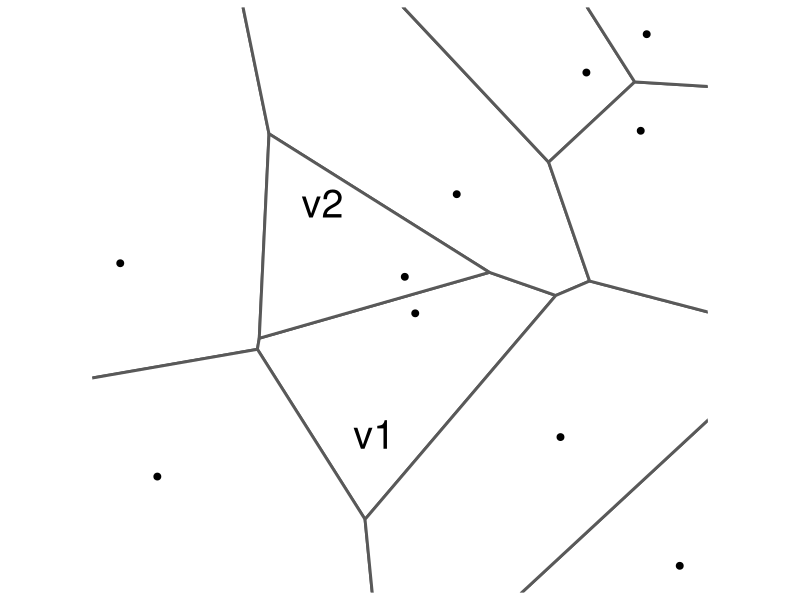

This chart was generated by the following R code: (Note: this script raises an error after producing the figure.)


# -------------------------------------------------------------------------
# Example graphs for bayesian model of spatial mapping --------------------
# -------------------------------------------------------------------------


library(tidyverse)
library(sf)


# Declare functions -------------------------------------------------------

grid_intersection <- function(voronoi,grid, grid_var = "grid_id",
                              antenna_var = "nidt"){
  
  # Ensure we have sf objects
  if (!('sf' %in% class(voronoi))) voronoi <- voronoi %>% sf::st_as_sf()
  if (!('sf' %in% class(grid))) grid <- grid %>% sf::st_as_sf()
  
  # Put in Lambert 93 to get meter unit
  grid <- grid %>% sf::st_transform(2154)
  voronoi_sf <- voronoi %>% sf::st_transform(sf::st_crs(grid))

  # Compute intersection area (m^2)
  pi <- grid %>% sf::st_intersection(voronoi_sf)
  pi <- pi %>% dplyr::mutate(area = sf::st_area(.) %>% as.numeric())
  
  # Transform that as intersection area
  pi2 <- pi %>% dplyr::group_by(!!rlang::sym(antenna_var)) %>%
    dplyr::summarise(area2 = sum(.data$area)) %>%
    sf::st_set_geometry(NULL) %>% dplyr::as_tibble()
  
  # Compute intersection area
  pi3 <- pi %>% sf::st_set_geometry(NULL) %>% dplyr::left_join(pi2) %>%
    dplyr::mutate(proba = .data$area/.data$area2) %>%
    dplyr::select(!!c(grid_var, antenna_var, "proba", "area", "area2"))
  
  # Arrange
  pi3 <- pi3 %>% dplyr::tbl_df(.) %>%
    tidyr::unite_("id", c(antenna_var, grid_var), sep = ":") %>%
    dplyr::rename(S_intersect = .data$area, S_tot = .data$area2) %>%
    dplyr::select(.data$id, .data$proba, .data$S_intersect, .data$S_tot)
  
  return(pi3)
}

compute_voronoi <- function(df){
  
  # function to get polygon from boundary box
  bbox_polygon <- function(x) {
    bb <- sf::st_bbox(x)
    
    p <- matrix(
      c(bb["xmin"], bb["ymin"], 
        bb["xmin"], bb["ymax"],
        bb["xmax"], bb["ymax"], 
        bb["xmax"], bb["ymin"], 
        bb["xmin"], bb["ymin"]),
      ncol = 2, byrow = T
    )
    
    sf::st_polygon(list(p))
  }
  
  box <- st_sfc(bbox_polygon(df))
  
  v <- st_voronoi(st_union(df), box)
  v <- st_cast(v)
  
  box <- st_sfc(bbox_polygon(v))
  
  
  return(list(df,v %>% st_sf(.),box))
}


plot_voronoi <- function(data, 
                         plot_proba = TRUE,
                         filename = NULL){
  
  bbox <- st_bbox(data[[1]])

  d2 <- data[[2]] %>% st_sf(.) %>% mutate(info = 1:10) %>% mutate(col = (info==6 | info == 2)) %>%
      mutate(pv = as.numeric(col) - 1/3*as.numeric(info==6) - 2/3*as.numeric(info==2))

  if (plot_proba) {
    p <-  ggplot() +
      geom_sf(data = d2, aes(fill = as.numeric(pv)), lwd = 1) +
      scale_fill_gradient(low = "white", high = "#6E0707") +
      geom_sf(data = data[[1]], size = 2) +
      #geom_sf(data = data[[4]], fill = NA, alpha = 0.3, color = "darkblue") +
      coord_sf(datum = NA) +
      theme_bw() +
      theme(axis.text.x = element_blank(),
            axis.text.y = element_blank(),
            axis.ticks = element_blank(),
            rect = element_blank()) +
      xlim(bbox["xmin"],bbox["xmax"]) +
      ylim(bbox["ymin"],bbox["ymax"]) +
      theme(legend.position="none")
  } else {
    
    d2 <- d2 %>% 
      mutate(v_j = NA,
             v_j = case_when(info == 2 ~ "v1",
                             info == 6 ~ "v2"))
    
    p <-  ggplot() +
      geom_sf(data = d2, aes(fill = as.numeric(pv)), lwd = 1) +
      scale_fill_gradient(low = "white", high = "white") +
      geom_sf(data = data[[1]], size = 2) +
      coord_sf(datum = NA) +
      geom_sf_text(data = d2, aes(label = v_j), 
                   position = "identity", 
                   show.legend = F,
                   size = 10) +
      theme_bw() +
      theme(axis.title.x = element_blank(),
            axis.title.y = element_blank(),
            axis.ticks = element_blank(),
            rect = element_blank()) +
      xlim(bbox["xmin"],bbox["xmax"]) +
      ylim(bbox["ymin"],bbox["ymax"]) +
      theme(legend.position="none")
  }

  if (is.null(filename)) return(p)
  
  p + ggsave(filename, device = "png", width = 7, height = 6)
}


plot_grid <- function(data, 
                      plot_number = NULL, 
                      prior = FALSE,
                      plot_prior = FALSE,
                      filename = NULL) {
  
  bbox <- st_bbox(data[[1]])
  
  # Grid data
  d1 <- data[[4]] %>% mutate(grid_id = paste0("grid_", 1:400)) %>%
    st_set_crs(2154)
  
  # Voronoi data
  d2 <- data[[2]] %>% st_sf(.) %>% mutate(info = 1:10) %>% mutate(col = (info==6 | info == 2)) %>%
    mutate(pv = as.numeric(col) - 1/3*as.numeric(info==6) - 2/3*as.numeric(info==2)) %>%
    mutate(voronoi_id = paste0("voronoi_", 1:10)) %>%
    st_set_crs(2154) %>% select(-col, -info)
  
  if (!is.null(plot_number)) {
    if (plot_number == 1) d2 <- d2 %>% mutate(pv=replace(pv, pv<0.5, 0))
    if (plot_number == 2) d2 <- d2 %>% mutate(pv=replace(pv, pv>0.5, 0))
  }
  
  # Intersection
  table_inter <- grid_intersection(d1, d2, antenna_var = "voronoi_id") %>%
    rename(pcv = proba)

  # Arrange voronoi data
  tempdf <- d2 %>% st_set_geometry(NULL)
    
  table_inter <- table_inter %>% tidyr::separate(id, into = c("voronoi_id","grid_id"), sep = ":") %>%
    left_join(tempdf)
  
  if (prior) {
    
    prior_v6 <- table_inter %>%
      filter(voronoi_id == "voronoi_6") %>%
      group_by(grid_id) %>%
      summarise(a = first(pcv)) %>%
      select(-a) %>%
      mutate(prior = runif(length(grid_id), 0.1, 0.3))
    
    prior_v2 <- table_inter %>%
      filter(voronoi_id == "voronoi_2",
             !(grid_id %in% prior_v6$grid_id)) %>%
      group_by(grid_id) %>%
      summarise(a = first(pcv)) %>%
      select(-a) %>%
      mutate(prior = runif(length(grid_id), 0.6, 0.8))
    
    prior_df <- rbind(prior_v2, prior_v6)
    
    table_inter <- table_inter %>%
      left_join(prior_df) %>%
      mutate(prior = replace_na(prior, 0)) %>%
      group_by(grid_id) %>%
      dplyr::summarise(p = sum(pcv*prior*pv))
    
  } else {
    table_inter <- table_inter %>%
      group_by(grid_id) %>%
      dplyr::summarise(p = sum(pcv*pv))
  }
  
  # Normalization (so that probabilities sum to one for the individual)
  table_inter <- table_inter %>% mutate(p = p / sum(p))
  
  # Merge with geometry
  d4 <- data[[4]] %>%
    mutate(grid_id = paste0("grid_", 1:400)) %>%
    left_join(table_inter)
  
  if (plot_prior) {
    
    d4 <- d4 %>% left_join(prior_df) %>% mutate(prior = replace_na(prior, 0))
    
    p <- ggplot() +
      geom_sf(data = d4, aes(fill = as.numeric(prior)),
              color = "darkblue") +
      scale_fill_gradient(low = "white", high = "blue") +
      geom_sf(data = data[[2]], fill = NA, lwd = 1) +
      geom_sf(data = data[[1]], size = 2) +
      coord_sf(datum = NA) +
      theme_bw() +
      theme(axis.text.x = element_blank(),
            axis.text.y = element_blank(),
            axis.ticks = element_blank(),
            rect = element_blank()) +
      xlim(bbox["xmin"],bbox["xmax"]) +
      ylim(bbox["ymin"],bbox["ymax"]) +
      theme(legend.position="none")
    
  } else {
    
    p <- ggplot() +
      geom_sf(data = d4, aes(fill = as.numeric(p)),
              color = "darkblue") +
      scale_fill_gradient(low = "white", high = "#6E0707") +
      geom_sf(data = data[[2]], fill = NA, lwd = 1) +
      geom_sf(data = data[[1]], size = 2) +
      coord_sf(datum = NA) +
      # geom_sf_text(data = d4, aes(label = round(p, 2)), 
      #              position = "identity", 
      #              show.legend = F,
      #              size = 5) +
      theme_bw() +
      theme(axis.text.x = element_blank(),
            axis.text.y = element_blank(),
            axis.ticks = element_blank(),
            rect = element_blank()) +
      xlim(bbox["xmin"],bbox["xmax"]) +
      ylim(bbox["ymin"],bbox["ymax"]) +
      theme(legend.position="none")
    
  }
  
  if (is.null(filename)) return(p)
  
  p + ggsave(filename, device = "png", width = 7, height = 6)
  
}




# Compute and plot example ------------------------------------------------

# Simulate fake antennas coordinates

set.seed(1234567)

x <- 200*runif(10)
y <- 200*runif(10)

df <- data.frame(x = x, y = y, info = 1:10)
sp::coordinates(df) <- ~x+y
df <- df %>% st_as_sf(.)

# Compute voronoi tesselation over antennae

data <- compute_voronoi(df)

# Compute grid

data[[4]] <- data[[3]] %>% st_make_grid(n=c(20,20)) %>% st_sf()

# Assign unequal probabilities to example voronois

data[[1]] <- data[[1]] %>% mutate(col = (info==6 | info == 9)) %>%
  mutate(proba = as.numeric(col) - 1/3*as.numeric(info==6) - 2/3*as.numeric(info==9))



dir_ex <- "~/voro_grid_example"

if (!dir.exists(dir_ex)) {dir.create(dir_ex)}

plot_voronoi(data, plot_proba = F, paste(dir_ex, "voro1.png", sep = "/"))
plot_voronoi(data, plot_proba = T, paste(dir_ex, "voro2.png", sep = "/"))

plot_grid(data, plot_number = 1, filename = paste(dir_ex, "grid1.png", sep = "/"))
plot_grid(data, plot_number = 2, filename = paste(dir_ex, "grid2.png", sep = "/"))
plot_grid(data, plot_number = 3, filename = paste(dir_ex, "grid3.png", sep = "/"))

plot_grid(data, prior = T, plot_prior = T, 
                filename = paste(dir_ex, "prior1.png", sep = "/"))
plot_grid(data, prior = T, plot_prior = F, 
                filename = paste(dir_ex, "prior2.png", sep = "/"))
